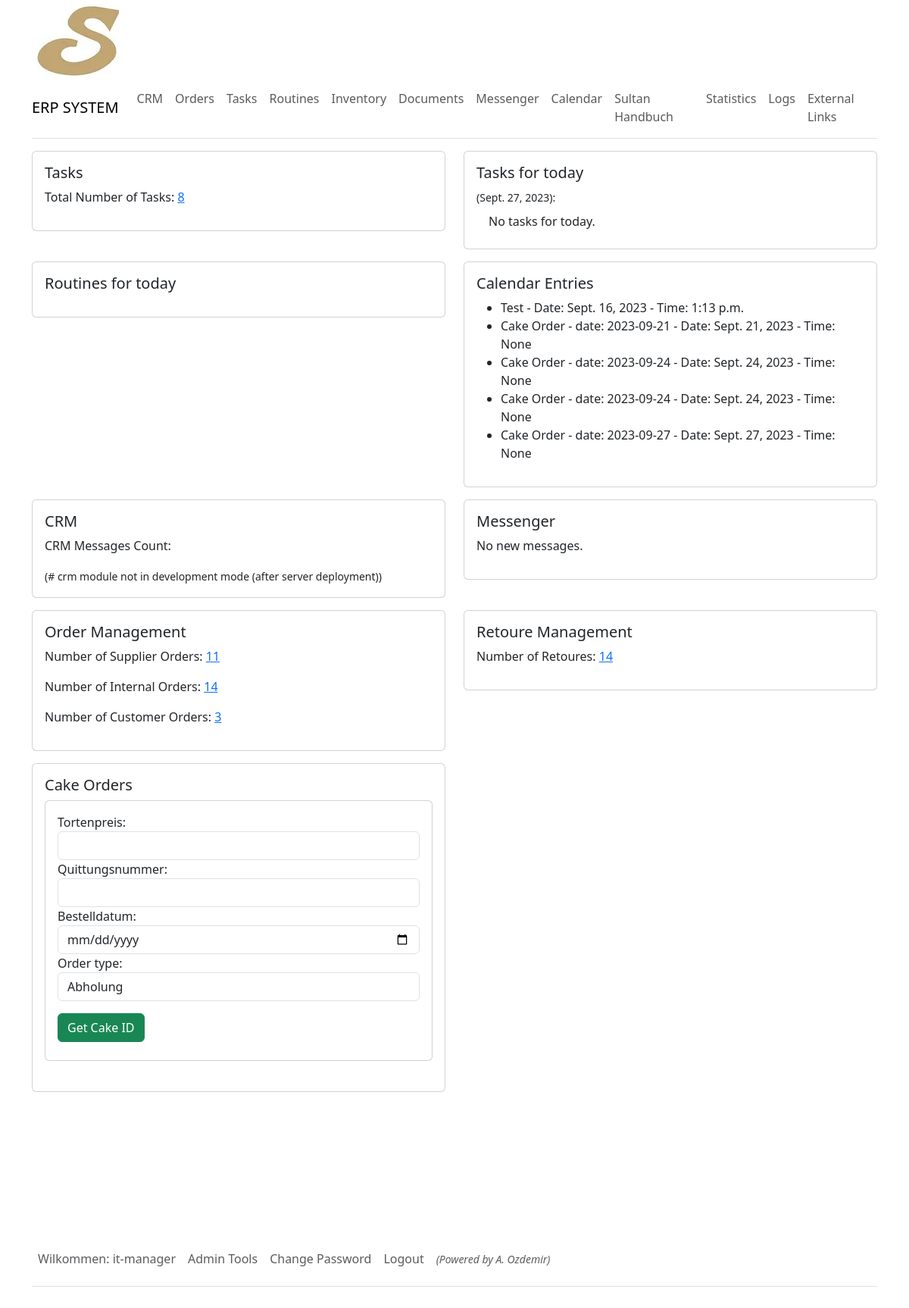
/ (signed in), run on the app's committed database.
### sultanerp/models.py (models this page shows, shortened)
class DynamicText(models.Model):
    title = models.CharField(max_length=255)
    text = models.TextField()
    def __str__(self):
        return self.title

class CalendarEntriesStore(models.Model):
    termin = models.CharField(max_length=50, blank=True, null=True)
    date = models.DateField(blank=True, null=True)
    time = models.TimeField(blank=True, null=True)
    label = models.CharField(max_length=20, blank=True, null=True)
    user_level = models.ForeignKey(
        Roles, on_delete=models.CASCADE, null=True, blank=True)

class User(AbstractUser):
    first_name = models.CharField(max_length=255)
    last_name = models.CharField(max_length=255)
    personal_nr = models.IntegerField(null=True, blank=True)
    is_active = models.BooleanField(default=True)
    branch = models.ForeignKey(
        Store, on_delete=models.CASCADE, related_name="users", null=True, blank=True)
    user_level = models.ForeignKey(
        Roles, on_delete=models.CASCADE, related_name="users", null=True, blank=True)

### sultanerp/views.py (the view)
# urls.py: path("", views.dashboard_view, name="dashboard"),
@login_required
def dashboard_view(request):
    number_of_tasks = Task.objects.count()
    supplier_orders_count = SupplierOrders.objects.count()
    internal_orders_count = InternalOrders.objects.count()
    customer_orders_count = CustomerOrders.objects.count()
    retoure_orders_count = Retoure.objects.count()
    new_messages_count = Message.objects.filter(
        recipient=request.user, is_read=False).count()
    message = Message.objects.filter(
        recipient=request.user, is_read=False
    ).order_by('-timestamp').first()
    today = date.today()
    all_tasks_for_today = RoutineTasks.objects.filter(due_date__date=today)
    tasks_for_today = Task.objects.filter(dueDate=today)
    user_level = request.user.user_level
    if user_level:
        if user_level.role == 'admin':
            calendar_entries = CalendarEntriesStore.objects.all()
        elif user_level.role == 'office':
            calendar_entries = CalendarEntriesOffice.objects.all()
        else:
            calendar_entries = []
    else:
        calendar_entries = []
    return render(request, 'dashboard.html', {
        'number_of_tasks': number_of_tasks,
        'supplier_orders_count': supplier_orders_count,
        'internal_orders_count': internal_orders_count,
        'customer_orders_count': customer_orders_count,
        'retoure_orders_count': retoure_orders_count,
        'message': message,
        'new_messages_count': new_messages_count,
        'today': today,
        'tasks_for_today': tasks_for_today,
        'all_tasks_for_today': all_tasks_for_today,
        'calendar_entries': calendar_entries,
    })

### sultanerp/utilities/context_processors.py (called while the page is built)
def dynamic_text_processor(request):
    dynamic_texts_objects = DynamicText.objects.all()
    dynamic_texts_dict = {dt.title: dt for dt in dynamic_texts_objects}
    return {'dynamic_texts': dynamic_texts_dict}

### sultanerp/templates/dashboard.html (shortened to what this page needs)
{% extends '_base.html' %}
{% block content %}
{% include "navbar.html" %}
    <div class="row">
        <div class="col-md-6">
            {% include 'dashboard/tasks.html' %}
        </div>
        <div class="col-md-6">
            {% include 'dashboard/todays_tasks.html' %}
        </div>
    </div>
    <div class="row">
        <div class="col-md-6">
            {% include 'dashboard/routines.html' %}
    </div>
        <div class="col-md-6">
            {% include 'dashboard/termine.html' %}
        </div>
    </div>
    <div class="row">
        <div class="col-md-6">
            {% include 'dashboard/crm.html' %}
        </div>
        <div class="col-md-6">
            {% include 'dashboard/messenger.html' %}
        </div>
    </div>
    <div class="row">
        <div class="col-md-6">
            {% include 'dashboard/orders.html' %}
        </div>
                <div class="col-md-6">
            {% include 'dashboard/retouremanagement.html' %}
        </div>
        <div class="col-md-6">
            {% include 'dashboard/get_cake_id.html' %}
        </div>
    </div>
{% endblock %}

### sultanerp/templates/navbar.html (shortened to what this page needs)
<nav class="navbar navbar-expand-lg navbar-light bg-white border-bottom py-2">
  <a class="navbar-brand font-weight-bold" href="{% url 'dashboard' %}">ERP SYSTEM</a>
  <div class="collapse navbar-collapse" id="navbarNav">
    <ul class="navbar-nav">
      <li class="nav-item active">
        <a class="nav-link" href="{% url 'crm_view' %}">CRM</a>
      </li>
      <li class="nav-item">
        <a class="nav-link" href="{% url 'orders_view' %}">{{dynamic_texts.orders.text}}</a>
      </li>
      <li class="nav-item">
        <a class="nav-link" href="{% url 'task_list' %}">{{dynamic_texts.tasks.text}}</a>
      </li>
      <li class="nav-item">
        <a class="nav-link" href="{% url 'routine_list' %}">{{dynamic_texts.routines.text}}</a>
      </li>
      <li class="nav-item">
        <a class="nav-link" href="{% url 'inventory' %}">{{dynamic_texts.inventory.text}}</a>
      </li>
      <li class="nav-item">
        <a class="nav-link" href="{% url 'documents' %}">{{dynamic_texts.documents.text}}</a>
      </li>
      <li class="nav-item">
        <a class="nav-link" href="{% url 'messenger' %}">{{dynamic_texts.messenger.text}}</a>
      </li>
      <li class="nav-item">
        <a class="nav-link" href="{% url 'calendar' %}">{{dynamic_texts.calendar.text}}</a>
      </li>
      <li class="nav-item border-right">
        <a class="nav-link" href="{% url 'wiki_index' %}">{{dynamic_texts.handbook.text}}</a>
      </li>
      {% if user.is_staff %}
      <li class="nav-item">
        <a class="nav-link" href="{% url 'statistics' %}">{{dynamic_texts.statistics.text}}</a>
      </li>
      <li class="nav-item">
        <a class="nav-link" href="{% url 'logs' %}">{{dynamic_texts.logs.text}}</a>
      </li>
      {% endif %}
      {% if user.user_level.hierarchy < 5 %}
      <li class="nav-item">
        <a class="nav-link" href="{% url 'external_links' %}">{{dynamic_texts.external_links.text}}</a>
      </li>
      {% endif %}
    </ul>
  </div>
</nav>

### sultanerp/templates/dashboard/todays_tasks.html
    <div class="card mt-3">
        <div class="card-body">
            <h5 class="card-title">Tasks for today</h5>
            <small>({{ today }}):</small>
            <ul class="list-group list-group-flush">
                {% for task in tasks_for_today %}
                    <li class="list-group-item">
                        <a href="tasks/{{ task.id }}" class="text-decoration-none">{{ task.title }}</a>
                    </li>
                {% empty %}
                    <li class="list-group-item">No tasks for today.</li>
                {% endfor %}
            </ul>
        </div>
    </div>

### sultanerp/templates/dashboard/termine.html (shortened to what this page needs)
<div class="card mt-3">
    <div class="card-body">
        <h5 class="card-title">Calendar Entries</h5>
        <ul>
            {% for entry in calendar_entries %}
                <li>{{ entry.termin }} - Date: {{ entry.date }} - Time: {{ entry.time }}</li>
            {% empty %}
                <li>No calendar entries available.</li>
            {% endfor %}
        </ul>
    </div>
</div>

### sultanerp/templates/dashboard/get_cake_id.html (shortened to what this page needs)
<div class="card mt-3">
    <div class="card-body">
        <h5 class="card-title">{{ dynamic_texts.cake_orders.text }}</h5>
        {% include "orders/get_cake_id.html" %}
    </div>
</div>

### sultanerp/templates/orders/get_cake_id.html (shortened to what this page needs)
    <div class="card">
        <div class="card-body">
            <form method="POST" action="{% url 'get_cake_id' %}">
                <div class="form-group">
                    <label for="cakePricew">{{ dynamic_texts.cake_price.text }}</label>
                    <input type="number" step="0.10" class="form-control" id="cakePrice" name="cakePrice" required min="38">
                </div>
                <div class="form-group">
                    <label for="quittung">{{ dynamic_texts.quittung_number.text }}</label>
                    <input type="text" class="form-control" id="quittung" name="quittung" pattern="^[1-9]\d{5}$" title="{{ dynamic_texts.min_5_digits }}" required>
                </div>
                <div class="form-group">
                    <label for="orderdate">{{ dynamic_texts.order_date.text }}</label>
                    <input type="date" class="form-control" id="orderdate" name="orderdate">
                </div>
                <div class="form-group">
                    <label for="ordertype">{{ dynamic_texts.order_type.text }}</label>
                    <select name="ordertype" id="ordertypeId" class="form-control" required>
                        <option value="pickup">{{ dynamic_texts.pickup.text }}</option>
                    </select>
                </div>
                <div class="form-group mt-3">
                    <input type="submit" class="{{dynamic_texts.btn_green.text}}" value="{{ dynamic_texts.get_cake_id.text }}">
                </div>
            </form>
        </div>
    </div>
    <br>

### sultanerp/templates/_footer.html
{% if user.is_authenticated %}
<div class="container">
    <div style="min-height: 10em;"></div>
    <footer class="py-3 my-4">
        <ul class="nav border-bottom pb-3 mb-3">
            {% if user.is_authenticated %}
                <li class="nav-item">
                    <a class="nav-link px-2 text-muted">{{dynamic_texts.welcome.text}}: {{user.username}}</a>
                </li>
        {% if user.user_level.role == 'admin' %}
                <li class="nav-item">
                    <a class="nav-link px-2 text-muted" href="{% url 'admin_tools' %}">Admin Tools</a>
                </li>
        {% endif %}
                <li class="nav-item">
                    <a class="nav-link px-2 text-muted" href="{% url 'password_change' %}">Change Password</a>
                </li>
                <li class="nav-item">
                    <a class="nav-link px-2 text-muted" href="{% url 'logout' %}">Logout</a>
                </li>
                <li>
                    <a class="nav-link px-2 text-muted" style="font-style: italic;"><small>(Powered by A. Ozdemir)</small</a>
                </li>
            {% else %}
                <li class="nav-item">
                    <a class="nav-link px-2 text-muted" href="{% url 'tools' %}">Login</a>
                </li>
            {% endif %}
        </ul>
    </footer>
</div>
{% endif%}

### data on the page
DynamicText: orders.text "Orders"
DynamicText: tasks.text "Tasks"
DynamicText: routines.text "Routines"
DynamicText: inventory.text "Inventory"
DynamicText: documents.text "Documents"
DynamicText: messenger.text "Messenger"
DynamicText: calendar.text "Calendar"
DynamicText: handbook.text "Sultan Handbuch"
DynamicText: statistics.text "Statistics"
DynamicText: logs.text "Logs"
DynamicText: external_links.text "External Links"
CalendarEntriesStore: date "Sept. 27, 2023", termin "Cake Order - date: 2023-09-27", time "None"
CalendarEntriesStore: termin "Test", date "Sept. 16, 2023", time "1:13 p.m."
CalendarEntriesStore: termin "Cake Order - date: 2023-09-21", date "Sept. 21, 2023", time "None"
CalendarEntriesStore: termin "Cake Order - date: 2023-09-24", date "Sept. 24, 2023", time "None"
CalendarEntriesStore: termin "Cake Order - date: 2023-09-24", date "Sept. 24, 2023", time "None"
DynamicText: cake_orders.text "Cake Orders"
DynamicText: cake_price.text "Tortenpreis:"
DynamicText: quittung_number.text "Quittungsnummer:"
DynamicText: order_date.text "Bestelldatum:"
DynamicText: order_type.text "Order type:"
DynamicText: ordertype "Abholung"
DynamicText: get_cake_id.text "Get Cake ID"
DynamicText: welcome.text "Wilkommen"
User: username "it-manager"

### other printed values
{{ number_of_tasks }} "8"
{{ supplier_orders_count }} "11"
{{ internal_orders_count }} "14"
{{ customer_orders_count }} "3"
{{ retoure_orders_count }} "14"
